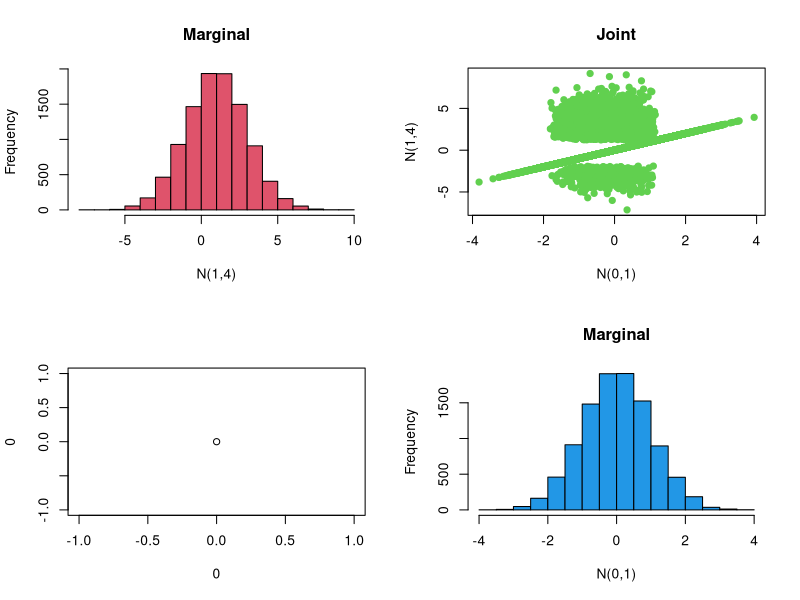
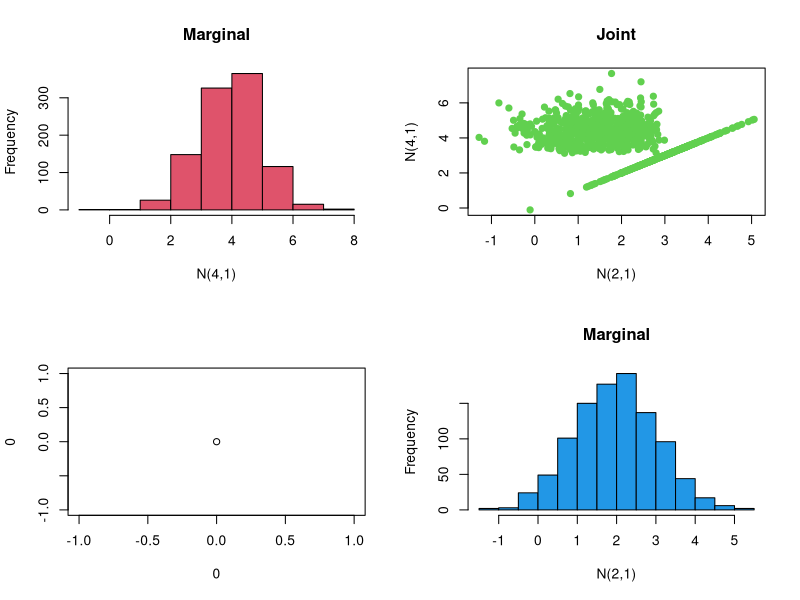
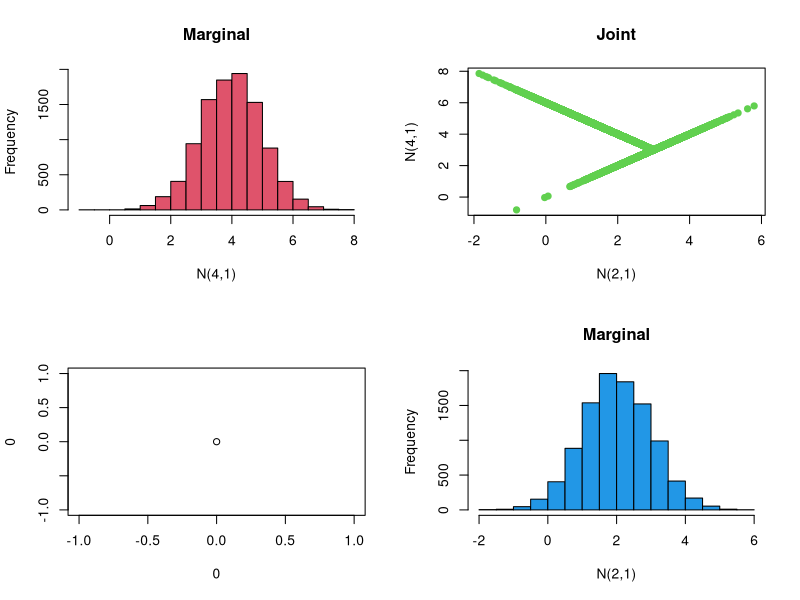
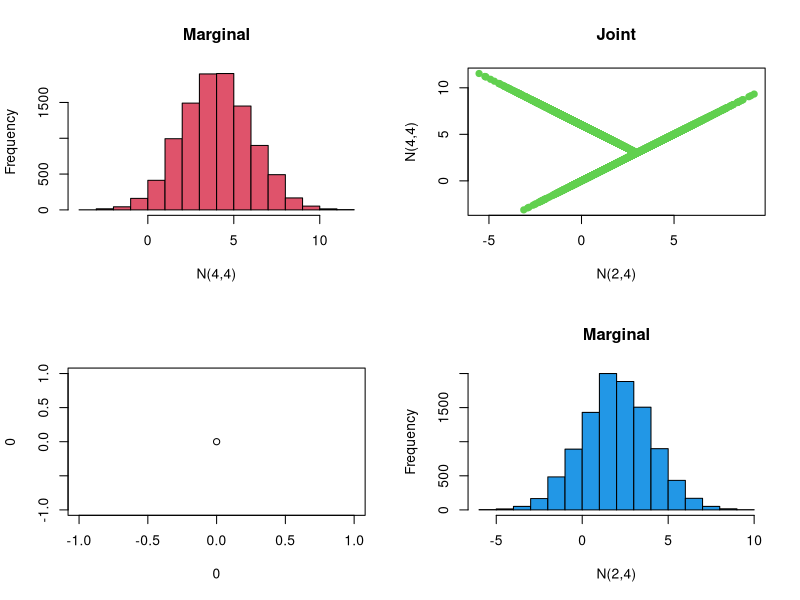
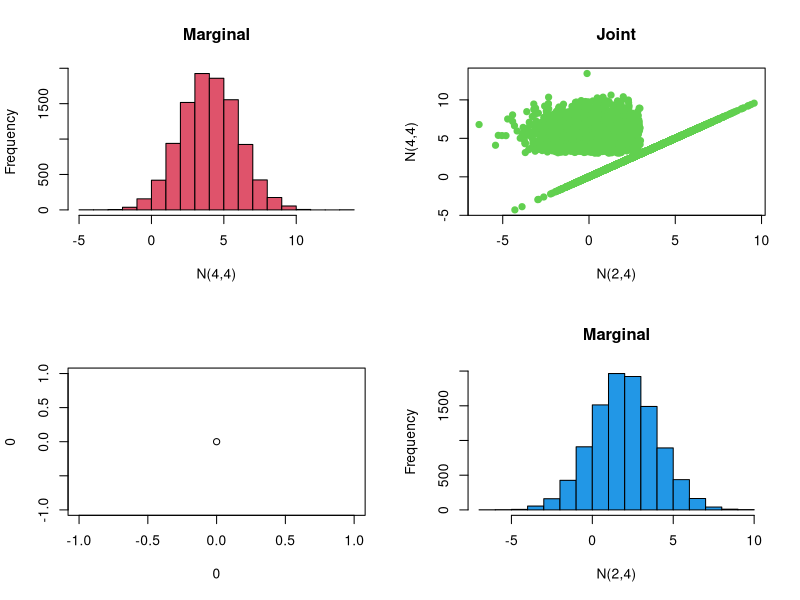

Source code (R) for these figures, in order:
## coupling.R
## Looking at couplings of random variables

## Maximal (gamma) coupling
rcouple = function(rp, dp, rq, dq) {
    x = rp()
    w = runif(1,0,dp(x))
    if (w < dq(x))
        return(c(x,x))
    else repeat {
        ys = rq()
        ws = runif(1,0,dq(ys))
        if (ws > dp(ys))
            return(c(x,ys))
        }
    }

## Simple Gaussian example
coupled = function()
    rcouple(
        function() rnorm(1,0,1),
        function(x) dnorm(x,0,1),
        function() rnorm(1,1,2),
        function(x) dnorm(x,1,2)
        )
xm = t(sapply(1:10000, function(x) coupled()))
doPlot = function(xm) {
    op = par(mfrow=c(2,2))
    hist(xm[,2],xlab="N(1,4)",col=2, main="Marginal")
    plot(xm,pch=19,col=3,xlab="N(0,1)",ylab="N(1,4)", main="Joint")
    plot(0,0)
    hist(xm[,1],xlab="N(0,1)",col=4, main="Marginal")
    par(op)
}
doPlot(xm)
message("Gamma coupling, unequal variance")
print(summary(xm))
print(var(xm))
print(cor(xm)[2,1])

## Gaussian's with the same variance
coupled = function()
    rcouple(
        function() rnorm(1,2,1),
        function(x) dnorm(x,2,1),
        function() rnorm(1,4,1),
        function(x) dnorm(x,4,1)
        )
xm = t(sapply(1:1000, function(x) coupled()))
doPlot = function(xm) {
    op = par(mfrow=c(2,2))
    hist(xm[,2],xlab="N(4,1)",col=2, main="Marginal")
    plot(xm,pch=19,col=3,xlab="N(2,1)",ylab="N(4,1)", main="Joint")
    plot(0,0)
    hist(xm[,1],xlab="N(2,1)",col=4, main="Marginal")
    par(op)
}
doPlot(xm)
message("Gamma coupling, sd=1")
print(summary(xm))
print(var(xm))
print(cor(xm)[2,1])

## Reflection maximal coupling
refcouple = function(m1, m2, sd) {
    xd = rnorm(1,0,1)
    u = runif(1,0,1)
    if (u < dnorm(xd + (m1-m2)/sd)/dnorm(xd))
        c(m1 + sd*xd, m1 + sd*xd)
    else
        c(m1 + sd*xd, m2 + -sd*xd )
}

## Previous example with a reflection maximal coupling
coupled = function()
    refcouple(2,4,1)
xm = t(sapply(1:10000, function(x) coupled()))
doPlot(xm)
message("Reflection, sd=1")
print(summary(xm))
print(var(xm))
print(cor(xm)[2,1])

coupled = function()
    refcouple(2,4,2)
xm = t(sapply(1:10000, function(x) coupled()))
doPlot = function(xm) {
    op = par(mfrow=c(2,2))
    hist(xm[,2],xlab="N(4,4)",col=2, main="Marginal")
    plot(xm,pch=19,col=3,xlab="N(2,4)",ylab="N(4,4)", main="Joint")
    plot(0,0)
    hist(xm[,1],xlab="N(2,4)",col=4, main="Marginal")
    par(op)
}
doPlot(xm)
message("Reflection, sd=2")
print(summary(xm))
print(var(xm))
print(cor(xm)[2,1])

coupled = function()
    rcouple(
        function() rnorm(1,2,2),
        function(x) dnorm(x,2,2),
        function() rnorm(1,4,2),
        function(x) dnorm(x,4,2)
        )
xm = t(sapply(1:10000, function(x) coupled()))
doPlot(xm)
message("Gamma, sd=2")
print(summary(xm))
print(var(xm))
print(cor(xm)[2,1])


## eof

